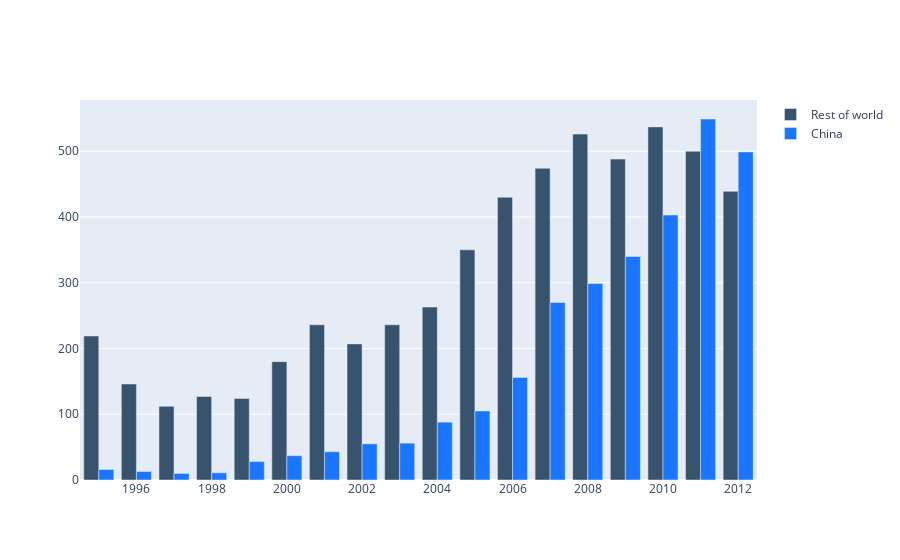

Here is the notebook cell this chart was saved with:
### Code cell
fig.add_trace(go.Bar(x=years,
                y=[16, 13, 10, 11, 28, 37, 43, 55, 56, 88, 105, 156, 270,
                   299, 340, 403, 549, 499],
                name='China',
                marker_color='rgb(26, 118, 255)'
                ))

### Figure 1 — Plotly figure (JSON) as saved in the notebook; plotly's stock layout.template omitted (floating-point values rounded to 4 significant figures)
{"data": [{"marker": {"color": "rgb(55, 83, 109)"}, "name": "Rest of world", "type": "bar", "x": [1995, 1996, 1997, 1998, 1999, 2000, 2001, 2002, 2003, 2004, 2005, 2006, 2007, 2008, 2009, 2010, 2011, 2012], "y": [219, 146, 112, 127, 124, 180, 236, 207, 236, 263, 350, 430, 474, 526, 488, 537, 500, 439]}, {"marker": {"color": "rgb(26, 118, 255)"}, "name": "China", "type": "bar", "x": [1995, 1996, 1997, 1998, 1999, 2000, 2001, 2002, 2003, 2004, 2005, 2006, 2007, 2008, 2009, 2010, 2011, 2012], "y": [16, 13, 10, 11, 28, 37, 43, 55, 56, 88, 105, 156, 270, 299, 340, 403, 549, 499]}], "layout": {}}
